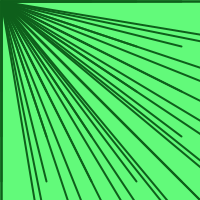
Frame 1 (no input)
Frame 60 (the mouse pressed at the canvas centre just before this capture): identical to frame 1, image omitted
Frame 120 (the mouse held since frame 60 and released just before this capture): identical to frame 1, image omitted

The Processing sketch that drew this single still picture (run headless with seeded random() and noise(); from frame 60 on, the mouse is pressed at the canvas centre):

// Processing sketch: processing_93146
// ── processing_93146.pde

void setup (){
size (200,200);
}
void draw()
{
background(98,250,122);
strokeWeight (2);
stroke (14,95,27);
for (int mouseX=1; mouseX <300; mouseX=mouseX+45) 
for (int mouseY= 1; mouseY <300; mouseY= mouseY+45)
line(1,1, mouseX, mouseY);
}
